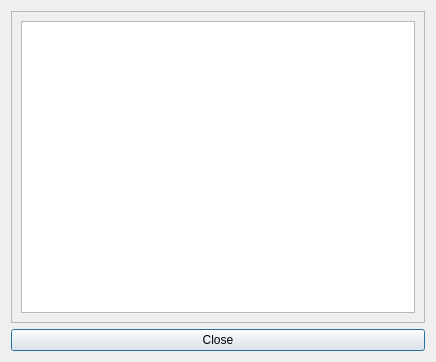
<?xml version="1.0" encoding="UTF-8"?>
<ui version="4.0">
 <class>LongMessageBoxDialog</class>
 <widget class="QDialog" name="LongMessageBoxDialog">
  <property name="geometry">
   <rect>
    <x>0</x>
    <y>0</y>
    <width>436</width>
    <height>362</height>
   </rect>
  </property>
  <property name="windowTitle">
   <string>Dialog</string>
  </property>
  <layout class="QGridLayout" name="gridLayout_2">
   <item row="0" column="0">
    <widget class="QScrollArea" name="scrollArea">
     <property name="widgetResizable">
      <bool>true</bool>
     </property>
     <widget class="QWidget" name="scrollAreaWidgetContents">
      <property name="geometry">
       <rect>
        <x>0</x>
        <y>0</y>
        <width>416</width>
        <height>309</height>
       </rect>
      </property>
      <layout class="QGridLayout" name="gridLayout">
       <item row="0" column="0">
        <widget class="QTextBrowser" name="textBrowser">
         <property name="html">
          <string>&lt;!DOCTYPE HTML PUBLIC &quot;-//W3C//DTD HTML 4.0//EN&quot; &quot;http://www.w3.org/TR/REC-html40/strict.dtd&quot;&gt;
&lt;html&gt;&lt;head&gt;&lt;meta name=&quot;qrichtext&quot; content=&quot;1&quot; /&gt;&lt;style type=&quot;text/css&quot;&gt;
p, li { white-space: pre-wrap; }
&lt;/style&gt;&lt;/head&gt;&lt;body style=&quot; font-family:'Sans'; font-size:9.5pt; font-weight:400; font-style:normal;&quot;&gt;
&lt;p style=&quot;-qt-paragraph-type:empty; margin-top:12px; margin-bottom:12px; margin-left:0px; margin-right:0px; -qt-block-indent:0; text-indent:0px; font-size:10pt;&quot;&gt;&lt;br /&gt;&lt;/p&gt;&lt;/body&gt;&lt;/html&gt;</string>
         </property>
        </widget>
       </item>
      </layout>
     </widget>
    </widget>
   </item>
   <item row="1" column="0">
    <widget class="QPushButton" name="pushButtonClose">
     <property name="text">
      <string>Close</string>
     </property>
    </widget>
   </item>
  </layout>
 </widget>
 <resources/>
 <connections>
  <connection>
   <sender>pushButtonClose</sender>
   <signal>clicked()</signal>
   <receiver>LongMessageBoxDialog</receiver>
   <slot>close()</slot>
   <hints>
    <hint type="sourcelabel">
     <x>287</x>
     <y>341</y>
    </hint>
    <hint type="destinationlabel">
     <x>502</x>
     <y>172</y>
    </hint>
   </hints>
  </connection>
 </connections>
</ui>
